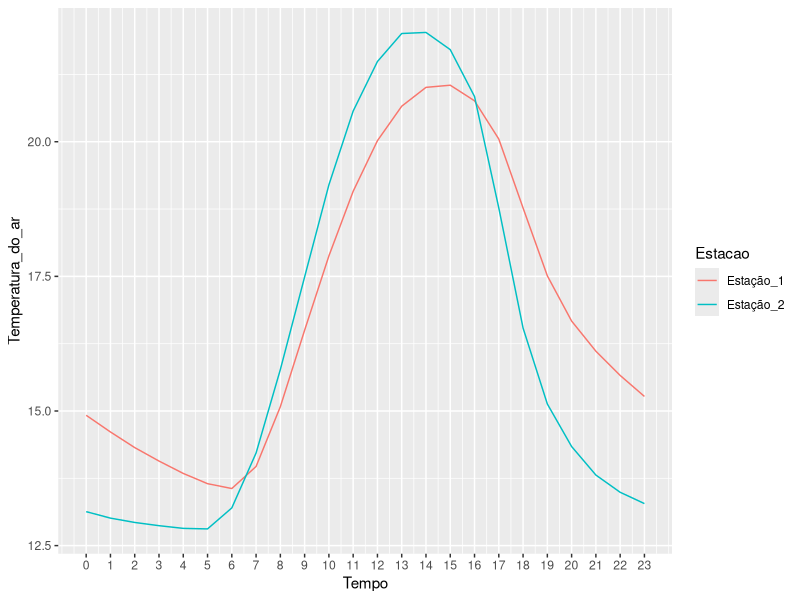

Here is the R script that generated this plot:
## ---- chunk 1
knitr::opts_chunk$set(echo = TRUE,
                      comment = "",
                      prompt = FALSE, 
                      collapse = TRUE 
                      )

library(tidyverse)
## ---- chunk 2
#resolução

x <- c(seq(from = 3, to = 6, by = 0.1))


(vetor_func_q1 <- exp(x)*cos(x))
## ---- chunk 3
#resolução
a1 <- seq(3, len = 12, by = 3)

a2 <- seq(1, len = 12, by = 3)

(vetor_func_q2a <- c(rep((0.1^a1 * 0.2^a2), len = 12)))

## ---- chunk 4
#resolução
a3 <- 2:25

(vetor_func_q2b <- c(2, rep((2^a1 / a1), len = 24)))

## ---- chunk 5
#resolução
(dds <- c(domingo = 1, segunda = 2, terça = 3, quarta = 4, quinta = 5, sexta = 6, sábado = 7))
## ---- chunk 6

set.seed(3)
(anos <- c(sample(1890:2015, 10), 2100, 2300))
(div_anos_4 <- c(anos %% 4))
(div_anos_100 <- anos %% 100)
(div_anos_400 <- anos %% 400)
bissextos <- ifelse(test = (div_anos_400 == 0) & (div_anos_4 == 0) | (div_anos_100 > 0),
  yes = "sim",
  no = "não"
)
bissextos

## ---- chunk 7
(bissextos <- which(bissextos == "sim"))
anos[bissextos]
## ---- chunk 8
ndias <- ifelse(
  test = (div_anos_400 == 0) & (div_anos_4 == 0) | (div_anos_100 > 0),
  yes = 366,
  no = 365
)
names(ndias) <- anos
ndias
## ---- chunk 9
total_bissextos <- ifelse(
  test = ndias == 366,
  yes = 1,
  no = 0
)
sum(total_bissextos)
## ---- chunk 10
c(-30, seq(0, 20, by = 5), 30)
## ---- chunk 11
seq(1, 0, by = -0.2) 
## ---- chunk 12
#resolução
seq(-pi, pi, len = 10)
## ---- chunk 13
#resolução
rep(-1:5, times = 2:8)
## ---- chunk 14
#resolução
rep(c(5, 4, 3, 2, 1, 2, 3, 4, 5), c(5, 4, 3, 2, 1, 2, 3, 4, 4))

## ---- chunk 15
v3 <- c(11, 0.25, 7, 2)
## ---- chunk 16
v0 <- c()
## ---- chunk 17
v3 <- c(11, 0.25, 7, 2)
v2 <- c(11, 0.25)
v1 <- c(11)
v0 <- c()
seq(along = v3)
seq(along = v2)
seq(along = v1)
seq(along = v0)

## ---- chunk 18
tar_est1 <- c(
  14.92, 14.61, 14.32, 14.07, 13.84, 13.65, 13.56, 13.97, 15.08,
  16.5, 17.88, 19.08, 20.02, 20.66, 21.01, 21.05, 20.76, 20.05,
  18.77, 17.51, 16.67, 16.11, 15.66, 15.27
)
tar_est2 <- c(
  13.13, 13.01, 12.93, 12.87, 12.82, 12.81, 13.2, 14.22, 15.77,
  17.49, 19.2, 20.57, 21.49, 22.01, 22.03, 21.71, 20.84, 18.77,
  16.54, 15.13, 14.34, 13.81, 13.49, 13.28
)
## ---- chunk 19
tar_est1
tar_est2
Hora <- 0:23

dados <- data.frame(Tempo = Hora,
                    Estação_1 = tar_est1,
                    Estação_2 = tar_est2)
library(tidyr)
dados_long <- dados %>% gather(Estacao, Temperatura_do_ar, -Tempo)
ggplot(data = dados_long, aes(x = Tempo, y = Temperatura_do_ar, group = Estacao)) +
  geom_line(aes(colour = Estacao)) + 
  scale_x_continuous(breaks = Hora)
## ---- chunk 20
tmed_est1 <- mean(tar_est1)
tmed_est2 <- mean(tar_est2)
(tmed_est1 <- round(tmed_est1, 1))
(tmed_est2 <- round(tmed_est2, 1))
## ---- chunk 21
if (tmed_est1 - tmed_est2 == 0)
{print("tmed_est1 = tmed_est2")}
if(tmed_est1 - tmed_est2 > 0)
{print("tmed_est1")} else {
  print("tmed_est2")
}
## ---- chunk 22
tar_est1[order(tar_est1, decreasing = TRUE)][3]
tar_est2[order(tar_est2, decreasing = TRUE)][3]
## ---- chunk 23
atd_est1 <- max(tar_est1) - min(tar_est1)
(atd_est1 = round(atd_est1, 1))
atd_est2 <- max(tar_est2) - min(tar_est2)
(atd_est2 = round(atd_est2, 1))
## ---- chunk 24
(hmax_est1 <- c(Hora[which(tar_est1 == max(tar_est1))]))
(hmax_est2 <- c(Hora[which(tar_est2 == max(tar_est2))]))
(hmin_est1 <- c(Hora[which(tar_est1 == min(tar_est1))])) 
(hmin_est2 <- c(Hora[which(tar_est2 == min(tar_est2))]))
## ---- chunk 25
dif_t <- abs(tar_est2 - tar_est1)
dif_t[which.max(dif_t)]
## ---- chunk 26
(h_dif_t <- c(Hora[which.max(dif_t)]))
## ---- chunk 27
hps_est1 <- tar_est1[Hora > hmax_est1]
hps_est1 <- diff(hps_est1)
(hps_est1 <- names(which.min(hps_est1)))
hps_est2 <- tar_est2[Hora > hmax_est2]
hps_est2 <- diff(hps_est2)
(hps_est2 <- names(which.min(hps_est2)))
## ---- chunk 28
(temps_prox <- c(Hora[which(abs(tar_est1 - tar_est2) < 0.5)]))
## ---- chunk 29
(tar_met1 <- (max(tar_est2) + min(tar_est2)) / 2)
(tar_met2 <- (max(tar_est2) + min(tar_est2) + (tar_est2[10]) + (2 * tar_est2[22])) / 5)
(tar_met3 <- (tar_est2[8] + tar_est2[15] + (2 * tar_est2[22])) / 4)
## ---- chunk 30
tmed <- (max(tar_est1) + min(tar_est1)) / 2
a1 <- (max(tar_est1) - min(tar_est1)) / 2
arg1 <- ifelse(test = (Hora < hmin_est1),
                      yes = arg1 <- pi * ((Hora + 10) / (10 + hmin_est1)),
                      no = 0)
arg2 <- ifelse(test = (hmin_est1 <= Hora & Hora < hmax_est1),
                         yes = arg2 <- pi * ((Hora - hmin_est1) / (14 - hmin_est1)),
                         no = arg1
)
arg3 <- ifelse(test = (Hora > hmax_est1),
                      yes = arg3 <- pi * ((14 - Hora) / (10 + hmin_est1)),
                      no = arg2)
t_calc1 <- ifelse(test =  (hmin_est1 <= Hora & Hora < hmax_est1),
                      yes = t_calc1 <- tmed_est1 - a1 * cos(arg3),
                      no = t_calc1 <- tmed_est1 + a1 * cos(arg3)
)
t_calc1

tmed <- (max(tar_est2) + min(tar_est2)) / 2
a2 <- (max(tar_est2) - min(tar_est2)) / 2
arg1 <- ifelse(test = (Hora < hmin_est2),
                      yes = arg1 <- pi * ((Hora + 10) / (10 + hmin_est2)),
                      no = 0
)
arg2 <- ifelse(test = (hmin_est2 <= Hora & Hora < hmax_est2),
                         yes = arg2 <- pi * ((Hora - hmin_est2) / (14 - hmin_est2)),
                         no = arg1
)
arg3 <- ifelse(test = (Hora > hmax_est2),
                      yes = arg3 <- pi * ((14 - Hora) / (10 + hmin_est2)),
                      no = arg2)
t_calc2 <- ifelse(test =  (hmin_est2 <= Hora & Hora < hmax_est2),
                      yes = t_calc2 <- tmed - a2 * cos(arg3),
                      no = t_calc2 <- tmed + a2 * cos(arg3)
)
t_calc2


RMSE1 <- sqrt(mean((t_calc1 - t_calc1)^2))
RMSE2 <- sqrt(mean((t_calc2 - t_calc2)^2))
RMSE1
RMSE2

r1 <- (mean((tar_est1 - mean(tar_est1)) * (t_calc1 - mean(t_calc1)))) / sqrt(mean((tar_est1 - mean(tar_est1)^2) * (t_calc1 - mean(t_calc1)^2)))
r2 <- (mean((tar_est2 - mean(tar_est2)) * (t_calc2 - mean(t_calc2)))) / sqrt(mean((tar_est2 - mean(tar_est2)^2) * (t_calc2 - mean(t_calc2)^2)))
r1
r2
